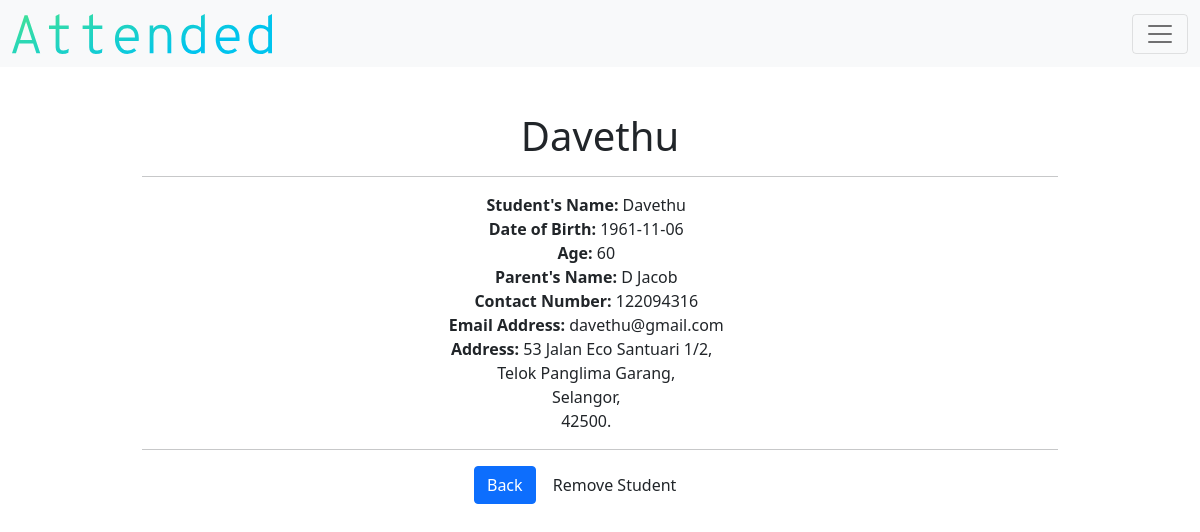
/detail_student/4 (signed in), run on the app's committed database.
### models.py (models this page shows)
class Student(db.Model):
    __tablename__ = "student"
    id = db.Column(db.Integer, primary_key=True)
    teacher_id = db.Column(db.Integer, db.ForeignKey("teacher.id"))
    name = db.Column(db.String(), nullable=False)
    birth = db.Column(db.String(),nullable=False)
    age = db.Column(db.Integer(), nullable=False)
    parent = db.Column(db.String(), nullable=False)
    parent2 = db.Column(db.String(), nullable=True)
    number = db.Column(db.Integer, nullable=False)
    number2 = db.Column(db.Integer, nullable=True)
    email = db.Column(db.String(), nullable=False)
    email2 = db.Column(db.String(), nullable=True)
    address = db.Column(db.String(), nullable=False)
    city = db.Column(db.String(), nullable=False)
    state = db.Column(db.String(), nullable=False)
    postcode = db.Column(db.Integer, nullable=False)

### application.py (the view)
@app.route("/detail_student/<string:id>")
def student(id):
    if not current_user.is_authenticated:
        return redirect("/login")
    else:
        teacher = current_user.get_id()
        student_object = Student.query.filter_by(id=id, teacher_id=teacher)
        return render_template("detail-student.html", students = student_object)

### application.py (called while the page is built)
@login.user_loader
def load_user(id):
    return Teacher.query.get(id)

### templates/detail-student.html
{% extends "layout.html" %}
{% block main %}
    {% for student in students %}
        <h1>{{student.name}}</h1>
        <hr>
            <div class="col-4">
                <b>Student's Name:</b> {{student.name}}
            </div>
            <div class="col-4">
                <b>Date of Birth:</b> {{student.birth}}
            </div>
            <div class="col-4">
                <b>Age:</b> {{student.age}}
            </div>
            <div class="col-4">
                <b>Parent's Name:</b> {{student.parent}}
            </div>
            <div class="col-4">
                <b>Contact Number:</b> {{student.number}}
            </div>
            <div class="col-4">
                <b>Email Address:</b> {{student.email}}
            </div>
            <div class="col-6">
                <b>Address:</b> {{student.address}},
            </div>
            <div class="col-4">
                {{student.city}},
            </div>
            <div class="col-4">
                {{student.state}},
            </div>
            <div class="col-4">
                {{student.postcode}}.
            </div>
            <hr>
            <div class="col-12">
                <a href="/registrar" class="btn btn-primary">Back</a>
                <a href="/delete_student/{{student.id}}" class="btn btn-Danger">Remove Student</a>
            </div>
    {% endfor %}
{% endblock %}

### static/css/style.css (style rules this page uses)
.col-4 { flex: 0 0 auto; width: 97%; }
.col-6 { flex: 0 0 auto; width: 96%; }
.col-12 { flex: 0 0 auto; width: 96%; }

### data on the page
Student: name "Davethu", birth "1961-11-06", age "60", parent "D Jacob", number "122094316", email "davethu@gmail.com", address "53 Jalan Eco Santuari 1/2", city "Telok Panglima Garang", state "Selangor", postcode "42500"
